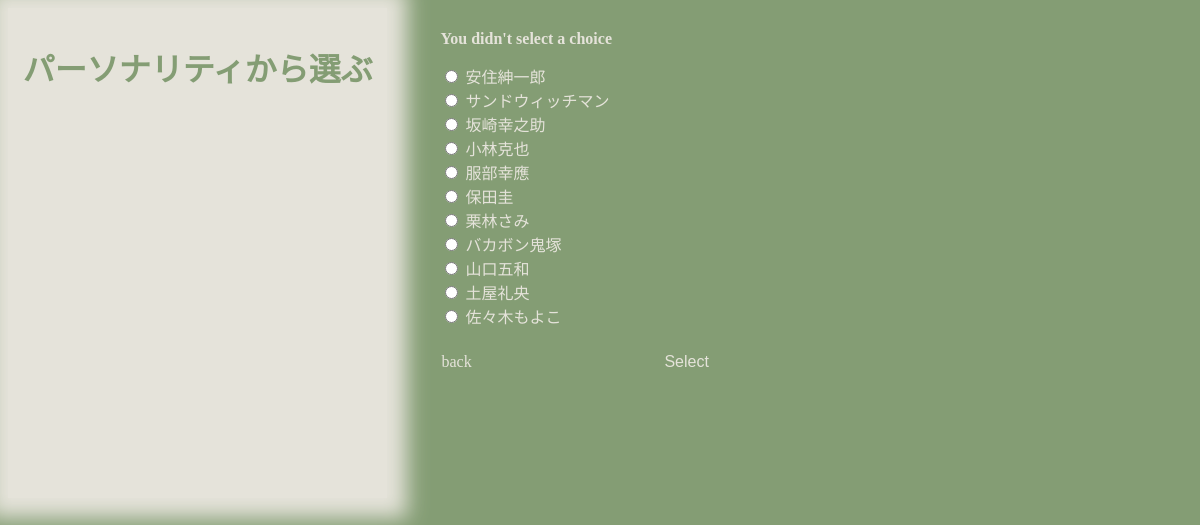
The page /4/vote/ on the database its author committed.
### selectradioproject/models.py (models this page shows, shortened)
class Question(models.Model):
    question_text = models.CharField(max_length = 200)
    pub_date = models.DateTimeField('date published')

class Choice(models.Model):
    question = models.ForeignKey(Question, on_delete = models.CASCADE)
    choice_text = models.CharField(max_length = 200)
    votes  = models.IntegerField(default = 0)

### selectradioproject/views.py (the view)
# urls.py: path("<int:question_id>/vote/", views.vote, name="vote"),
def vote(request,question_id):
    question = get_object_or_404(Question,pk = question_id)
    try:
        selected_choice = question.choice_set.get(pk = request.POST["choice"])
    except (KeyError,Choice.DoesNotExist):
        return render(request,"selectradioproject/detail.html",
                      {"question":question,
                       "error_message":"You didn't select a choice"},
                    )
    else:
        selected_choice.votes = F("votes") +1
        selected_choice.save()
        return HttpResponseRedirect(reverse("selectradioproject:results",args = (question.id,)))

### selectradioproject/templates/selectradioproject/detail.html (shortened to what this page needs)
{% load static %}
<!DOCTYPE html>
<html lang="ja">
  <head>
    <link rel="stylesheet" href="{% static 'selectradioproject/style.css'%}" type="text/css" />
    <link
      rel="stylesheet"
      href="{% static 'selectradioproject/style2.css' %}"
      type="text/css"
    />
  </head>
  <body>
    <div class="title">
      <h1>{{ question.question_text }}</h1>
    </div>
    {%if question.id%}
    <div style="margin-left: 39px;">
      <form action="{% url 'selectradioproject:vote' question.id %}" method="post">
        <fieldset>
          {% if error_message %}
          <p><strong>{{ error_message }}</strong></p>
          {% endif %}
          {% for choice in question.choice_set.all %}
          <input type="radio" name="choice" id="choice{{ forloop.counter }}" value="{{ choice.id }}">
          <label for="choice{{ forloop.counter }}" class="choice_text">{{ choice.choice_text }}</label><br>
          {% endfor %}
        </fieldset>
<div style="display: flex;">
  <a href="{% url 'selectradioproject:index'%}" class="back">back</a>
  <input type="submit" value="Select" class="submit">
</div>
    </form>
    {%else%}
    <p>No question available.</p>
    {%endif%}
  </div>
  </body>
  </html>

### selectradioproject/static/selectradioproject/style.css (style rules this page uses)
body { background-color: #849d74; display: flex; }
h1 { color: #849d74; padding: 2rex; }
p { color: #e5e3da; }
a { color: #e5e3da; text-decoration: none; padding: 15px; }
fieldset { border: none; }
.title { justify-content: center; background-color: #e5e3da; box-shadow: 0px 0px 20px 20px #e5e3da; }

### selectradioproject/static/selectradioproject/style2.css (style rules this page uses)
.choice_text { color: #e5e3da; }
.submit { background-color: #849d74; height: 2.5rem; width: 5rem; border: none; color: #e5e3da; font-size: medium; margin-top: 0.3rem; }
.back { font-size: medium; }

### rows shown on the page
Question: question_text "パーソナリティから選ぶ"
Choice: choice_text "安住紳一郎"
Choice: choice_text "サンドウィッチマン"
Choice: choice_text "坂崎幸之助"
Choice: choice_text "小林克也"
Choice: choice_text "服部幸應"
Choice: choice_text "保田圭"
Choice: choice_text "栗林さみ"
Choice: choice_text "バカボン鬼塚"
Choice: choice_text "山口五和"
Choice: choice_text "土屋礼央"
Choice: choice_text "佐々木もよこ"

### other values the page prints
{{ error_message }} "You didn't select a choice"
